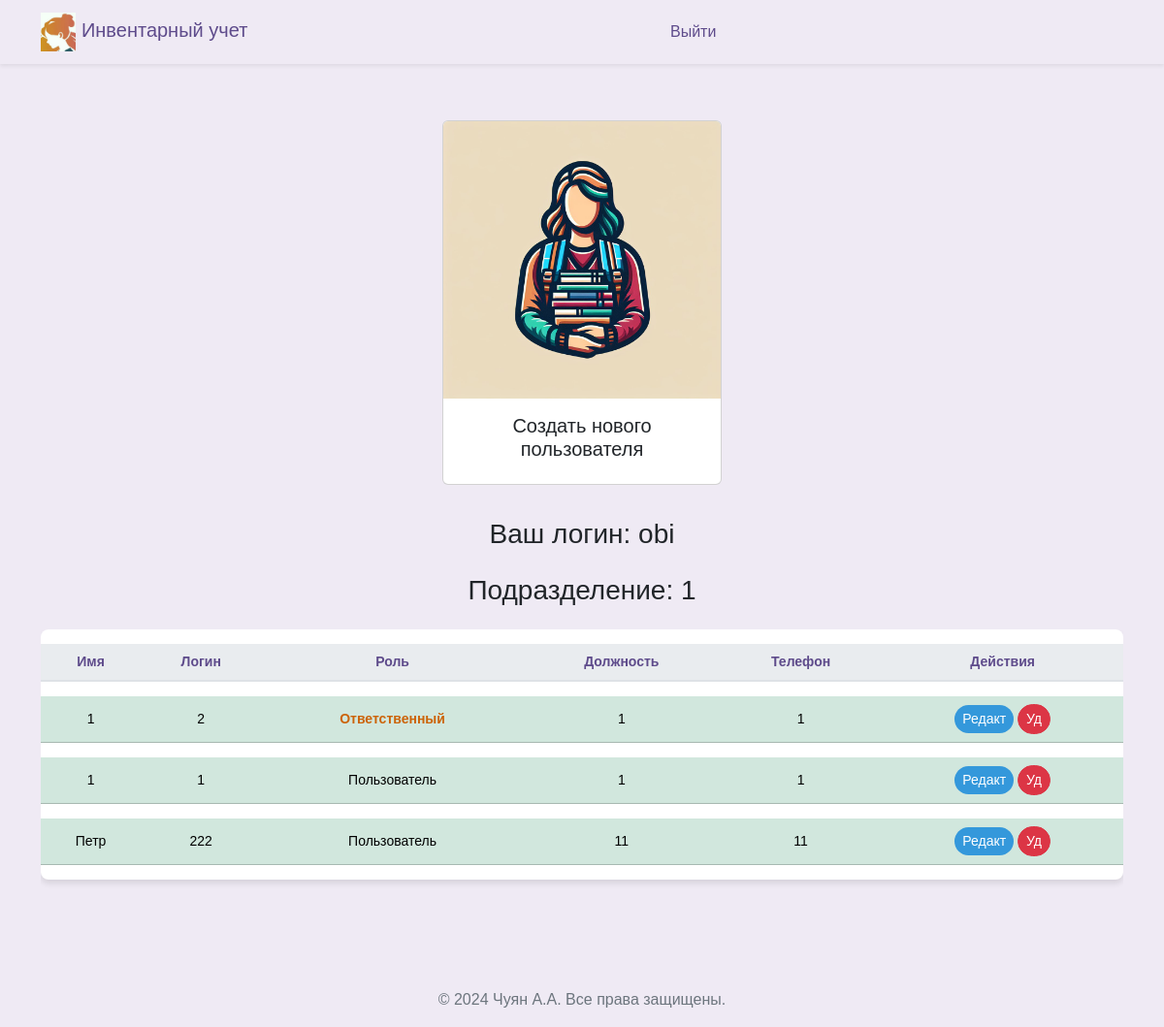
The page /workers (signed in) on the database as committed earlier.
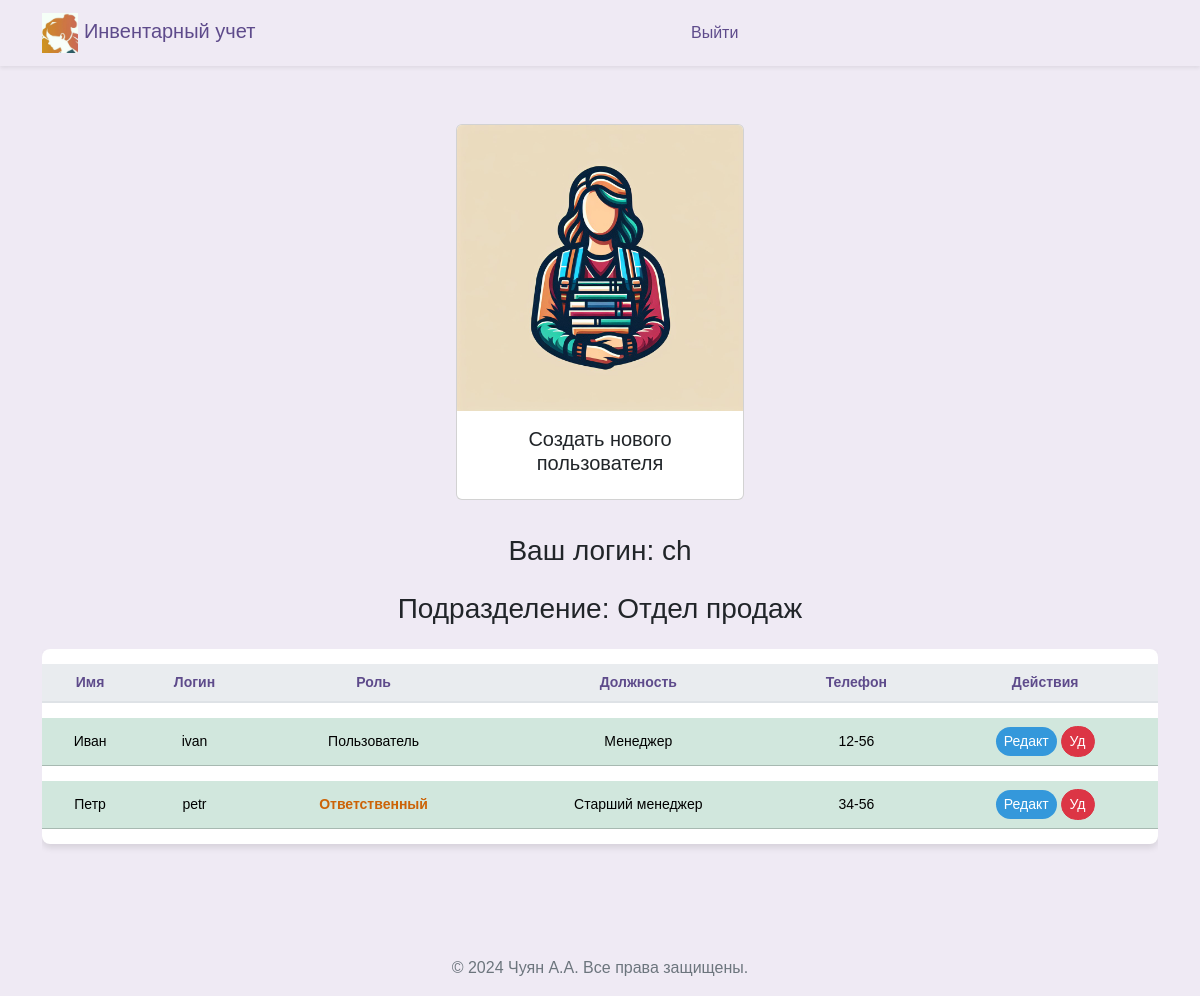
The same page on the database as committed later.
### src/database/models.py (models this page shows, shortened)
class Worker(Base):
    __tablename__ = "worker"
    id = Column(Integer, primary_key=True)
    role = Column(Enum(Role), default=Role.guest)
    fio = Column(String)
    name = Column(String, unique=True)
    password = Column(String)
    department = Column(String)
    position = Column(String)
    description = Column(String, default=None)
    conn_worker_arm = relationship(
        "Arm", back_populates="conn_arm_worker"
    )

### src/frontend/router.py (the view)
@router.get("/workers")
async def get_workers(
    request: Request,
    worker: Worker = Depends(get_worker_or_redirect),
    session: AsyncSession = Depends(get_session),
):
    data = await CRUDWorker.get_all_worker_sorted(session)
    return templates.TemplateResponse(
        "workers/index.html",
        {"request": request, "worker": worker, "data": data},
    )

### src/frontend/template/workers/index.html (shortened to what this page needs)
{% extends "base/base.html" %}
{% block content %}
<head>
</head>
<div class="d-flex justify-content-center align-items-center">
  <a class="nav-link" href="#" data-bs-toggle="modal" data-bs-target="#createWorkerModal" data-bs-workerdepartment="{{worker.department}}">
    <div class="card" style="width: 18rem; margin: 10px;">
      <img src="../frontend/assets/img/workers.jpg" class="card-img-top" alt="...">
      <div class="card-body">
        <h5 class="card-title" style="text-align: center;">Создать нового пользователя</h5>
      </div>
    </div>
  </a>
</div>
<div class="row ">
  <div class="col-12">
    <h3 class="mb-4" style="margin-bottom: 60px; text-align: center;">Ваш логин: {{ worker.name }}</h3>
    <h3 class="mb-4" style="margin-bottom: 60px; text-align: center;">Подразделение: {{ worker.department }}</h3>
    <div class="table-responsive">
      <table class="table table-hover table-shadow table-rounded ">
        <thead>
          <tr>
            <th scope="col" >Имя</th>
            <th scope="col" >Логин</th>
            <th scope="col" >Роль</th>
            <th scope="col" >Должность</th>
            <th scope="col" >Телефон</th>
            <th scope="col" >Действия</th>
          </tr>
        </thead>
        <tbody class="text-center">
          {% for worker_tuple in data %}
            {% set workers = worker_tuple %}
              {% if workers.department == worker.department and workers.role.name != "admin"%}
                <tr class="table-success " >
                  <td>{{ workers.fio }}</td>
                  <td>{{ workers.name }}</td>
                  <td>{% if workers.role.name == 'user' %}<span class="orange-bold-text">Ответственный</span>{% elif workers.role.name == 'admin' %}<span class="red-bold-text">Администратор</span> {% else %}Пользователь{% endif %}</td>
                  <td>{{ workers.position }}</td>
                  <td>{{ workers.description }}</td>
                  <td>
                    <button type="button" class="btn btn-primary btn-sm" style="background-color: #3498db; color: white;"
                      data-bs-toggle="modal"
                      data-bs-target="#updateModal"
                      data-bs-1="{{workers.fio}}"
                      data-bs-2="{{workers.name}}"
                      data-bs-3="{{workers.position}}"
                      data-bs-4="{{workers.description}}"
                      data-bs-5= "{{workers.id}}"
                      data-bs-6= "{{workers.department}}"
                      data-bs-7= "{{workers.role}}">
                      Редакт
                    </button>
                    <button type="button" class="btn btn-danger btn-sm" style="color: white;"
                      onclick="deleteWorker('{{ workers.id }}')">
                      Уд
                    </button>
                  </td>
                </tr>
                {% endif %}
          {% endfor %}
        </tbody>
      </table>
    </div>
  </div>
</div>
{% endblock %}

### src/frontend/template/base/base.html (shortened to what this page needs)
<!DOCTYPE html>
<html lang="ru">
<head>{% include 'base/head.html' %}</head>
<body>
  {% include 'base/nav.html' %}
  <div class="container my-5">
    {% block content %}{% endblock %}
  </div>
  {% include 'base/footer.html' %}
</body>
</html>

### src/frontend/template/base/head.html (shortened to what this page needs)
<head>
  <link rel="stylesheet" href="/frontend/assets/css/bootstrap.min.css">
  <link href="/frontend/assets/css/select2.min.css" rel="stylesheet" />
  <link rel="stylesheet" href="/frontend/assets/css/base.css">
</head>

### src/frontend/template/base/nav.html
<nav class="navbar navbar-expand-lg navbar-light shadow-sm">
    <div class="container">
      <a class="navbar-brand" href="/">
        <img src="/frontend/assets/img/logo_min.jpg" alt="Педагог Logo" id="brand-logo" style="max-height: 40px;"> Инвентарный учет
      </a>
      <div class="collapse navbar-collapse" id="navbarNav">
        {% if user %}
        <ul class="navbar-nav mx-auto">
          {% if worker.role == 'admin' %}
          <li class="nav-item {% if request_path == '/worker' %}active{% endif %}">
            <a class="nav-link" href="/worker">Кабинет администратора</a>
          </li>
          {% endif %}
          {% if worker.role == 'user' %}
          <li class="nav-item {% if request_path == '/prepod' %}active{% endif %}">
            <a class="nav-link" href="/prepod">Кабинет ответсвтенного за учет</a>
          </li>
          {% endif %}
        </ul>
        {% else %}
        <ul class="navbar-nav mx-auto ml-md-auto">
          <li class="nav-item {% if request_path == '/auth' %}active{% endif %}">
            <a class="nav-link" href="/logout">Выйти</a>
          </li>
        </ul>
        {% endif %}
      </div>
    </div>
</nav>

### src/frontend/template/base/footer.html
﻿<footer style="text-align: center;">
  <p>&copy; 2024 Чуян А.А. Все права защищены.</p>
</footer>

### src/frontend/assets/css/base.css (style rules this page uses)
body { margin: 0; font-family: 'Nunito Sans', Arial, sans-serif; background-color: #efeaf4; }
.navbar { background-color: rgb(255, 255, 255), 255, 255); box-shadow: 0 4px 6px rgba(0, 0, 0, 0.1); }
.navbar-brand, .nav-link { color: #5e4b8b !important; }
.nav-link { margin: 0 10px; border-radius: 20px; transition: background-color 0.3s, color 0.3s; }
p { color: #6c757d; }
.table { background-color: #ffffff; color: #5e4b8b; border-collapse: separate; border-spacing: 0 15px; }
.table th, .table td { border-top: none !important; vertical-align: middle; }
.table thead th { background-color: #e9ecef; color: #5e4b8b; border-bottom: 2px solid #dee2e6; }
.table .btn, .table a { color: #7e57c2; transition: color 0.3s; }
.table td { padding: .5rem; }
.table-rounded { border-radius: .5rem; overflow: hidden; }
.table-shadow { box-shadow: 0 4px 6px rgba(0, 0, 0, 0.1); }
.btn { border-radius: 20px; }
.btn-primary { background-color: #8e44b0; border: none; color: #ffffff; transition: background-color 0.3s, color 0.3s, box-shadow 0.3s; }

### src/frontend/template/workers/index.html (style rules this page uses)
table { font-family: Arial, sans-serif; }
td { font-size: 14px; }
th { text-align: center; font-size: 14px; }
.orange-bold-text { color: rgb(204, 99, 7); font-weight: bold; }

Rows that differ between the two databases and show on the page:
removed Worker: fio "1", name "1", role "Пользователь", position "1", description "1"
changed Worker: name "obi" → "ch"; department "1" → "Отдел продаж"
changed Worker: fio "1" → "Иван"; name "2" → "ivan"; position "1" → "Менеджер"; description "1" → "12-56"; department "Ответственный" → "Пользователь"
changed Worker "Петр": name "222" → "petr"; position "11" → "Старший менеджер"; description "11" → "34-56"; department "Пользователь" → "Ответственный"
